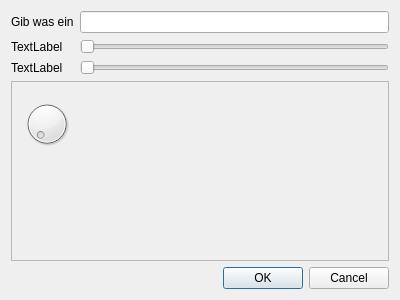
<?xml version="1.0" encoding="UTF-8"?>
<ui version="4.0">
 <class>Dialog</class>
 <widget class="QDialog" name="Dialog">
  <property name="geometry">
   <rect>
    <x>0</x>
    <y>0</y>
    <width>400</width>
    <height>300</height>
   </rect>
  </property>
  <property name="windowTitle">
   <string>Dialog</string>
  </property>
  <layout class="QGridLayout" name="gridLayout">
   <item row="5" column="1">
    <widget class="QDialogButtonBox" name="buttonBox">
     <property name="orientation">
      <enum>Qt::Horizontal</enum>
     </property>
     <property name="standardButtons">
      <set>QDialogButtonBox::Cancel|QDialogButtonBox::Ok</set>
     </property>
    </widget>
   </item>
   <item row="3" column="0" colspan="2">
    <widget class="QScrollArea" name="scrollArea">
     <property name="widgetResizable">
      <bool>true</bool>
     </property>
     <widget class="QWidget" name="scrollAreaWidgetContents">
      <property name="geometry">
       <rect>
        <x>0</x>
        <y>0</y>
        <width>380</width>
        <height>169</height>
       </rect>
      </property>
      <widget class="QDial" name="dial">
       <property name="geometry">
        <rect>
         <x>10</x>
         <y>10</y>
         <width>50</width>
         <height>64</height>
        </rect>
       </property>
      </widget>
     </widget>
    </widget>
   </item>
   <item row="0" column="1">
    <widget class="QLineEdit" name="lineEdit"/>
   </item>
   <item row="0" column="0">
    <widget class="QLabel" name="label">
     <property name="text">
      <string>Gib was ein</string>
     </property>
    </widget>
   </item>
   <item row="1" column="1">
    <widget class="QSlider" name="horizontalSlider">
     <property name="orientation">
      <enum>Qt::Horizontal</enum>
     </property>
    </widget>
   </item>
   <item row="1" column="0">
    <widget class="QLabel" name="label_2">
     <property name="text">
      <string>TextLabel</string>
     </property>
    </widget>
   </item>
   <item row="2" column="0">
    <widget class="QLabel" name="label_3">
     <property name="text">
      <string>TextLabel</string>
     </property>
    </widget>
   </item>
   <item row="2" column="1">
    <widget class="QSlider" name="horizontalSlider_2">
     <property name="orientation">
      <enum>Qt::Horizontal</enum>
     </property>
    </widget>
   </item>
  </layout>
 </widget>
 <resources/>
 <connections>
  <connection>
   <sender>buttonBox</sender>
   <signal>accepted()</signal>
   <receiver>Dialog</receiver>
   <slot>accept()</slot>
   <hints>
    <hint type="sourcelabel">
     <x>248</x>
     <y>254</y>
    </hint>
    <hint type="destinationlabel">
     <x>157</x>
     <y>274</y>
    </hint>
   </hints>
  </connection>
  <connection>
   <sender>buttonBox</sender>
   <signal>rejected()</signal>
   <receiver>Dialog</receiver>
   <slot>reject()</slot>
   <hints>
    <hint type="sourcelabel">
     <x>316</x>
     <y>260</y>
    </hint>
    <hint type="destinationlabel">
     <x>286</x>
     <y>274</y>
    </hint>
   </hints>
  </connection>
 </connections>
</ui>
